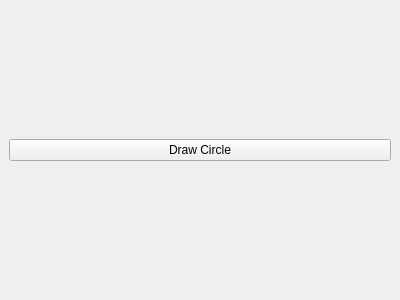
<?xml version="1.0" encoding="UTF-8"?>
<ui version="4.0">
 <class>MainWindow</class>
 <widget class="QMainWindow" name="MainWindow">
  <property name="geometry">
   <rect>
    <x>0</x>
    <y>0</y>
    <width>400</width>
    <height>300</height>
   </rect>
  </property>
  <property name="windowTitle">
   <string>Yellow Circles</string>
  </property>
  <widget class="QWidget" name="centralwidget">
   <layout class="QVBoxLayout" name="verticalLayout">
    <item>
     <widget class="QPushButton" name="pushButton">
      <property name="text">
       <string>Draw Circle</string>
      </property>
     </widget>
    </item>
   </layout>
  </widget>
 </widget>
 <resources/>
 <connections/>
</ui>
